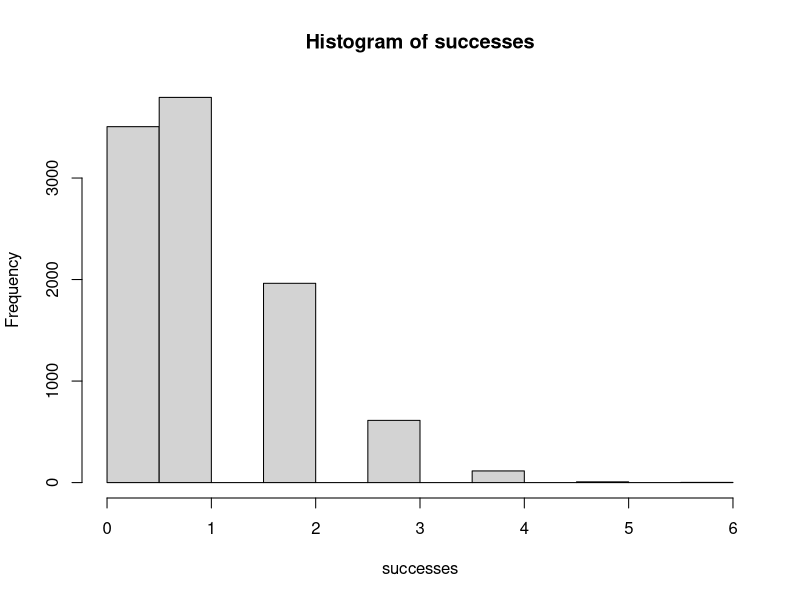
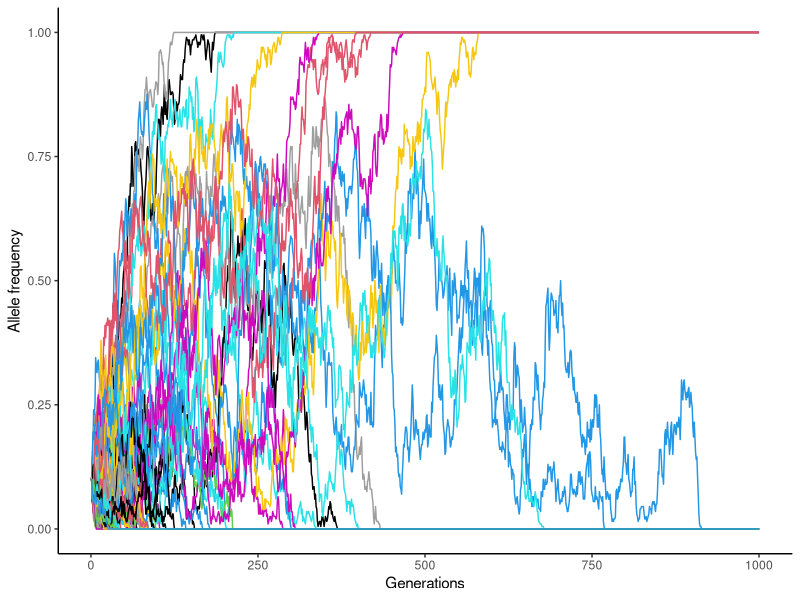
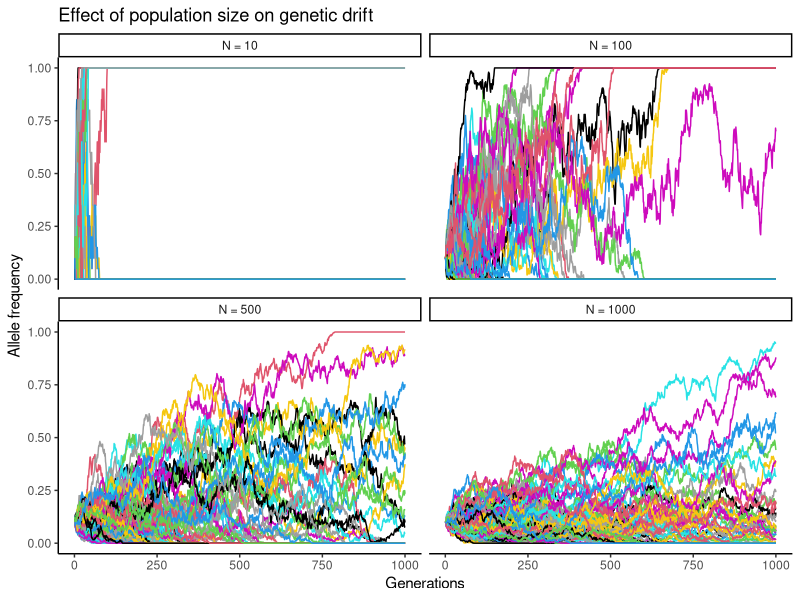
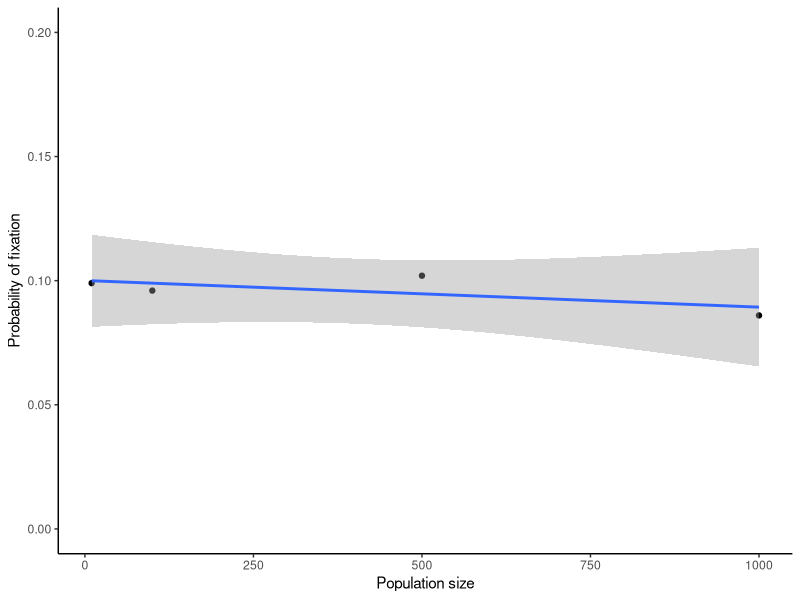

R code for these plots, in order:
## ---- chunk 1
knitr::opts_chunk$set(echo = TRUE)
library(tidyverse)
## ---- chunk 2
?rbinom
## ---- chunk 3
set.seed(1)
successes <- rbinom(n = 10000, size = 10, p = 0.1)
hist(successes)
mn <- mean(successes)
mn
## ---- chunk 4
t <- 5 # number of generations (I changed this from T to t to avoid overwriting R's `TRUE`.)
L <- 3 # number of independent SNPs
freqs <- matrix(nrow = t, ncol = L) # now initialize a matrix of the allele freqs each generation. Let each row be a generation, and each column be an SNP.
freqs
## ---- chunk 5
freqs[1,] <- 0.1
## ---- chunk 6
driftFunction <- function(t = 5, L = 3, p = 0.1, N = 100){
  # Initialize the matrix
  freqs <- matrix(nrow = t, ncol = L)
  freqs[1,] <- rep(p, L)
  
  # Define number of alleles, since N is number of diploid individuals
  nalleles <- 2*N
  
  # Iterate through each generation
  for(i in 2:nrow(freqs)){
    prevAlleleFreqs <- freqs[i-1,] # get the previous row's allele frequencies
    
    # Compute the allele counts in this generation, based on the previous generation's frequencies
    newAlleleCounts <- rbinom(n = L, size = nalleles, p = prevAlleleFreqs)
    
    # Divide by total number of alleles to obtain frequencies
    newAlleleFreqs <- newAlleleCounts/nalleles
    
    # Put the new allele frequencies into the `freqs` table
    freqs[i,] <- newAlleleFreqs
  }
  return(freqs)
}
## ---- chunk 7
set.seed(2)
driftResults <- driftFunction(N = 100, L = 1000, t = 10000, p = 0.1)
## ---- chunk 8
ngone <- sum(tail(driftResults, 1) == 0)
## ---- chunk 9
nfixed <- sum(tail(driftResults, 1) == 1)
## ---- chunk 10
# Let's just use the first 100 SNP's since it shouldn't matter which ones we pick.
toPlot <- driftResults[,1:100] %>%
  as.data.frame() %>%
  mutate(gen = 1:nrow(.)) %>%
  pivot_longer(cols = -gen, names_to = "whichSNP", values_to = "freq")

toPlot %>%
  filter(gen <= 1000) %>% # let's limit it to just the first 1000 generations.
  ggplot(aes(x = gen, y = freq, col = whichSNP))+
  geom_line()+
  theme_classic()+
  theme(legend.position = "none")+
  scale_color_manual(values = rep(palette(), 15))+
  ylab("Allele frequency")+
  xlab("Generations")
## ---- chunk 11
set.seed(3)
driftResults2 <- driftFunction(N = 100, L = 1000, t = 10000, p = 0.6)
ngone2 <- sum(tail(driftResults2, 1) == 0)
## ---- chunk 12
nfixed2 <- sum(tail(driftResults2, 1) == 1)
## ---- chunk 13
set.seed(4)
results10 <- driftFunction(N = 10, L = 1000, t = 10000, p = 0.1)
results100 <- driftFunction(N = 100, L = 1000, t = 10000, p = 0.1)
results500 <- driftFunction(N = 500, L = 1000, t = 10000, p = 0.1)
results1000 <- driftFunction(N = 1000, L = 1000, t = 10000, p = 0.1)
## ---- chunk 14
# Put all the results in a list so we can work with them
results <- list("10" = results10, "100" = results100, 
                "500" = results500, "1000" = results1000)

# Subset each of the results and reformat it for plotting
resultsSubset <- lapply(results, function(x){ # reformat each of the data frames
  x[,1:100] %>%
    as.data.frame() %>%
    mutate(gen = 1:nrow(.)) %>%
    filter(gen <= 1000) %>%
    pivot_longer(cols = -gen, names_to = "whichSNP", values_to = "freq")
}) %>%
  map2(.x = ., .y = names(.), # add identifier for N
       .f = function(.x, .y){
         .x %>%
           mutate(n = paste0("N = ", .y)) # make facet labels
       }) %>%
  data.table::rbindlist() %>% # bind all of them together
  as.data.frame() %>%
  mutate(n = fct_relevel(n, "N = 10", "N = 100", "N = 500", "N = 1000"))

# Make a plot, facetted by N
resultsSubset %>%
  ggplot(aes(x = gen, y = freq, col = whichSNP))+
  facet_wrap(~n) + # facet by n
  geom_line() +
  theme_classic()+
  theme(legend.position = "none")+ # legend would be meaningless here because these are just random SNPs
  scale_color_manual(values = rep(palette(), 15))+ # let's just use the basic colors repeated over and over again
  # add some nice labels
  ylab("Allele frequency")+
  xlab("Generations")+
  # add a title
  ggtitle("Effect of population size on genetic drift")
## ---- chunk 15
props <- lapply(results, function(x){mean(x[nrow(x),] == 1)}) # calculate proportion fixed for each one
## ---- chunk 16
propsdf <- data.frame(n = as.numeric(names(props)),
                      propFixed = unlist(props))

# Plot the relationship
propsdf %>%
  ggplot(aes(x = n, y = propFixed))+
  geom_point()+
  ylim(0, 0.2)+
  geom_smooth(method = "lm")+
  theme_classic()+
  ylab("Probability of fixation")+
  xlab("Population size")
